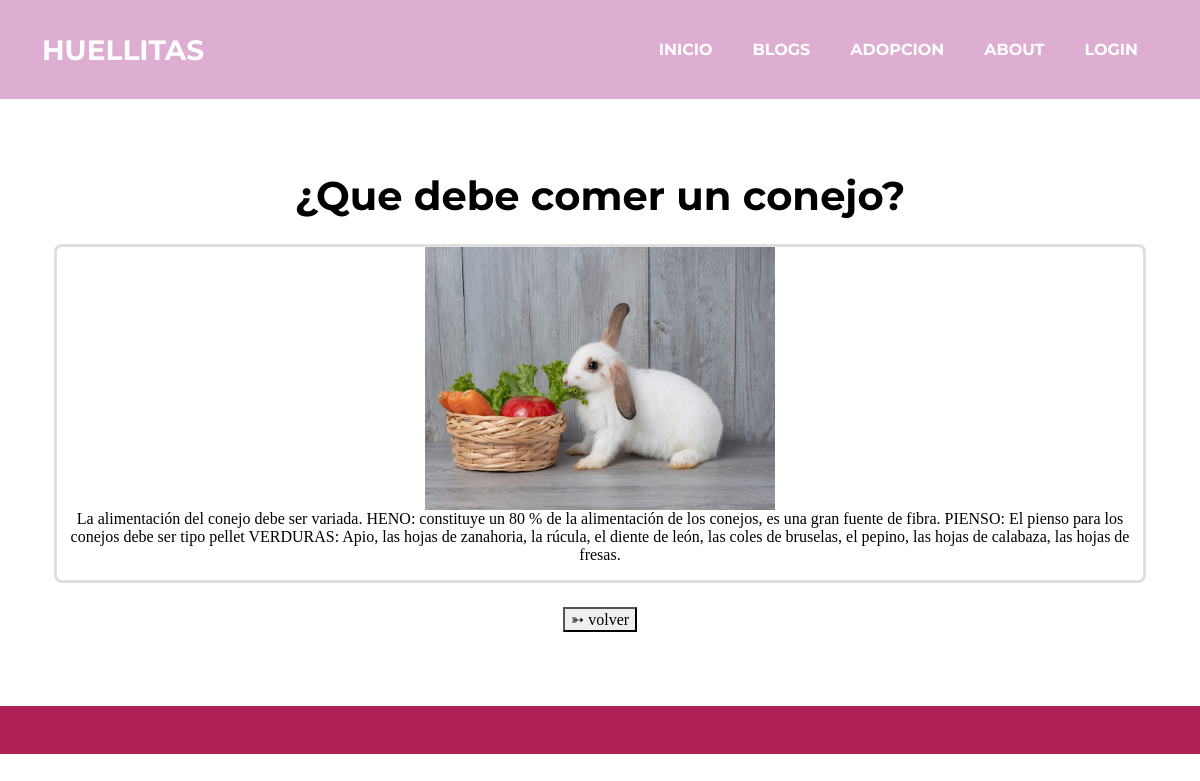
Screenshot of /blogs/2 with the database file from the repository.
### blog/models.py (models this page shows, shortened)
class blog(models.Model):
    titulo = models.CharField(max_length=200)
    descripcion = models.TextField()
    imagen = models.ImageField(upload_to='blogs', null = True)
    owner = models.ForeignKey(to=User, on_delete=models.CASCADE, null=True)

### blog/views.py (the view)
# urls.py: path('blogs/<int:id>', views.contenido_blog, name="contenido_blog"),
def contenido_blog(request, id):
    contenido = get_object_or_404(blog, id=id)
    detalles = blog.objects.filter(id=id)
    return render(request, 'contenido.html', {
        'contenido': contenido,
        'detalles': detalles
        })

### blog/templates/contenido.html (shortened to what this page needs)
{% extends 'base.html' %}
{% load static %}
{% block content %}
{% for detalle in detalles %}
<div class="text-center">
    <h1>{{detalle.titulo}}</h1>
    <div class="container card d-flex align-items-center flex-column my-4">
    {% if detalle.imagen %}
    <img src="{{ detalle.imagen.url }}" width="350px"/>
    {% endif %}
    <p>{{detalle.descripcion}}</p>
    </div>
    <a href="{% url 'blogs' %}">
        <button> ➳ volver </button>
    </a>
</div>
{% endfor %}
{% endblock %}

### rows the page displays
blog: titulo "¿Que debe comer un conejo?", imagen (picture), descripcion "La alimentación del conejo debe ser variada. HENO: constituye un 80 % de la alimentación de los conejos, es una gran fuente de fibra. PIENSO: El pienso para los conejos debe ser tipo pellet VERDURAS: Apio, las hojas de zanahoria, la rúcula, el diente de león, las coles de bruselas, el pepino, las hojas de calabaza, las hojas de fresas."
